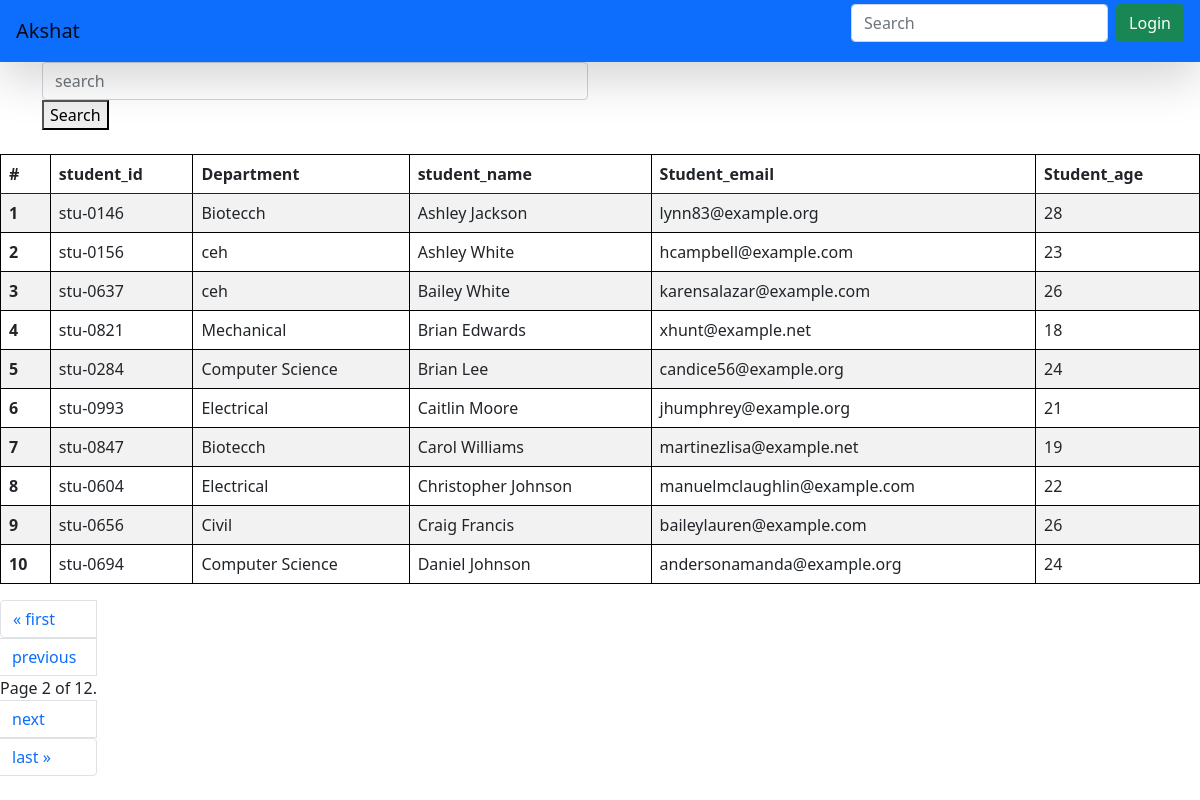
Screenshot of /students/?page=2 with the database file from the repository.
### vege/models.py (models this page shows, shortened)
class Student(models.Model):
    department = models.ForeignKey(Department, related_name="depart", on_delete=models.CASCADE)
    student_id = models.OneToOneField(StudentID, related_name='studentid' , on_delete=models.CASCADE)
    student_name = models.CharField(max_length=100)
    student_email = models.EmailField(unique=True)
    student_age = models.IntegerField(default=18)
    student_address = models.TextField(default=18)
    is_deleted = models.BooleanField(default=False)
    objects = StudentManager()
    admin_objects = models.Manager()
    def __str__(self) -> str:
        return self.student_name
    class Meta:
        ordering = ['student_name']
        verbose_name = "student"

class StudentID(models.Model):
    student_id = models.CharField(max_length=100)
    def __str__(self) -> str:
        return self.student_id

class Department(models.Model):
    department = models.CharField(max_length=100)
    class Meta:
        ordering = ['department']

### vege/views.py (the view, shortened to what this page needs)
# urls.py: path('students/',get_students, name="get_students"),
def get_students(request):
    queryset = Student.objects.all()
    paginator = Paginator(queryset, 10)  # Show 25 contacts per page.
    page_number = request.GET.get("page",1)
    page_obj = paginator.get_page(page_number)
    print(page_obj.object_list)
    return render(request , 'report/students.html' , {'queryset': page_obj})

### vege/models.py (called while the page is built)
    def get_queryset(self):
        return super().get_queryset().filter(is_deleted=False)

### vege/templates/report/students.html (shortened to what this page needs)
{% extends "base.html" %}
{% block start %}
<div class="container">
  <form class="mb-4">
  <div class="row">
    <dv class="col-md-6">
      <input class="form-control" name="search" placeholder="search">
    </div>
    <div class="col-md-6">
        <button class-"btn btn-success">Search</button>
    </div>
  </div>
  <table class="table table-striped">
    <thead>
      <tr>
        <th scope="col">#</th>
        <th scope="col">student_id</th>
        <th scope="col">Department</th>
        <th scope="col">student_name</th>
        <th scope="col">Student_email</th>
        <th scope="col">Student_age</th>
      </tr>
    </thead>
    <tbody>
        {% for student in queryset %}
      <tr>
        <th scope="row">{{forloop.counter}}</th>
        <td>{{student.student_id}}</td>
        <td>{{student.department.department}}</td>
        <td>{{student.student_name}}</td>
        <td>{{student.student_email}}</td>
        <td>{{student.student_age}}</td>
      </tr>
        {% endfor %}
    </tbody>
  </table>
        <nav aria-label="Page navigation example">
          <ul class="pagination">
          <span class="step-links">
              {% if queryset.has_previous %}
              <li class="page-item"><a class="page-link" href="?page=1">&laquo; first</a> </li>
              <li class="page-item"><a class="page-link" href="?page={{ queryset.previous_page_number }}">previous</a></li>
              {% endif %}
              <span class="current">
                  Page {{ queryset.number }} of {{ queryset.paginator.num_pages }}.
              </span>
              {% if queryset.has_next %}
              <li class="page-item"><a class="page-link"  href="?page={{ queryset.next_page_number }}">next</a></li>
              <li class="page-item"><a class="page-link"  href="?page={{ queryset.paginator.num_pages }}">last &raquo;</a></li>
              {% endif %}
          </span>
        </ul>
    </nav>
{% endblock %}

### home/templates/base.html (style rules this page uses)
table, th, td { border: 1px solid black; }

### rows the page displays
Student: student_id "stu-0146", department.department "Biotecch", student_name "Ashley Jackson", student_email "lynn83@example.org", student_age "28"
Student: student_id "stu-0156", department.department "ceh", student_name "Ashley White", student_email "hcampbell@example.com", student_age "23"
Student: student_id "stu-0637", department.department "ceh", student_name "Bailey White", student_email "karensalazar@example.com", student_age "26"
Student: student_id "stu-0821", department.department "Mechanical", student_name "Brian Edwards", student_email "xhunt@example.net", student_age "18"
Student: student_id "stu-0284", department.department "Computer Science", student_name "Brian Lee", student_email "candice56@example.org", student_age "24"
Student: student_id "stu-0993", department.department "Electrical", student_name "Caitlin Moore", student_email "jhumphrey@example.org", student_age "21"
Student: student_id "stu-0847", department.department "Biotecch", student_name "Carol Williams", student_email "martinezlisa@example.net", student_age "19"
Student: student_id "stu-0604", department.department "Electrical", student_name "Christopher Johnson", student_email "manuelmclaughlin@example.com", student_age "22"
Student: student_id "stu-0656", department.department "Civil", student_name "Craig Francis", student_email "baileylauren@example.com", student_age "26"
Student: student_id "stu-0694", department.department "Computer Science", student_name "Daniel Johnson", student_email "andersonamanda@example.org", student_age "24"

### other values shown
{{ queryset.number }} "2"
{{ queryset.paginator.num_pages }} "12"
